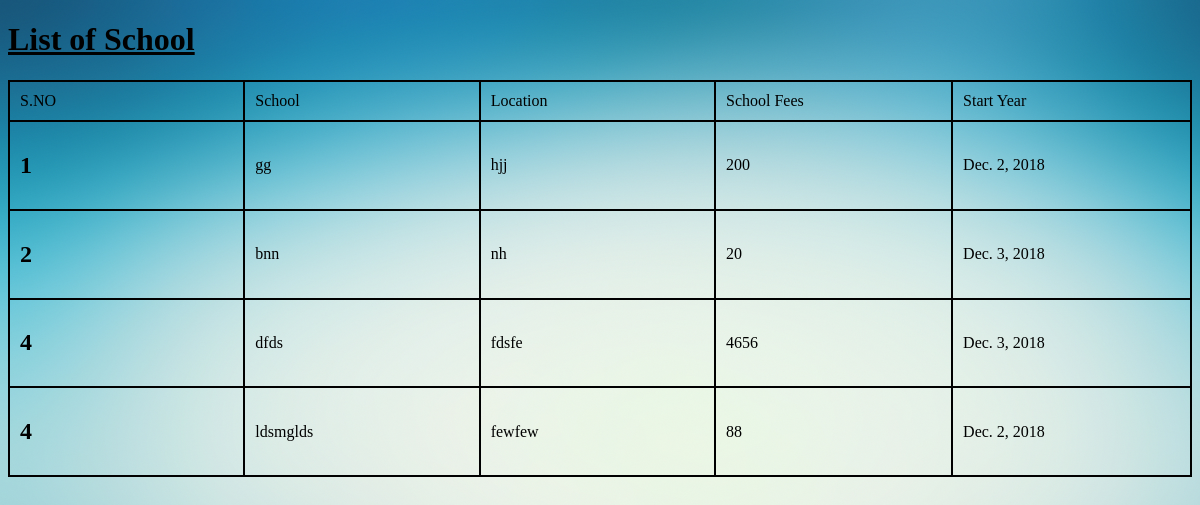
Page /table/ on the earlier database version.
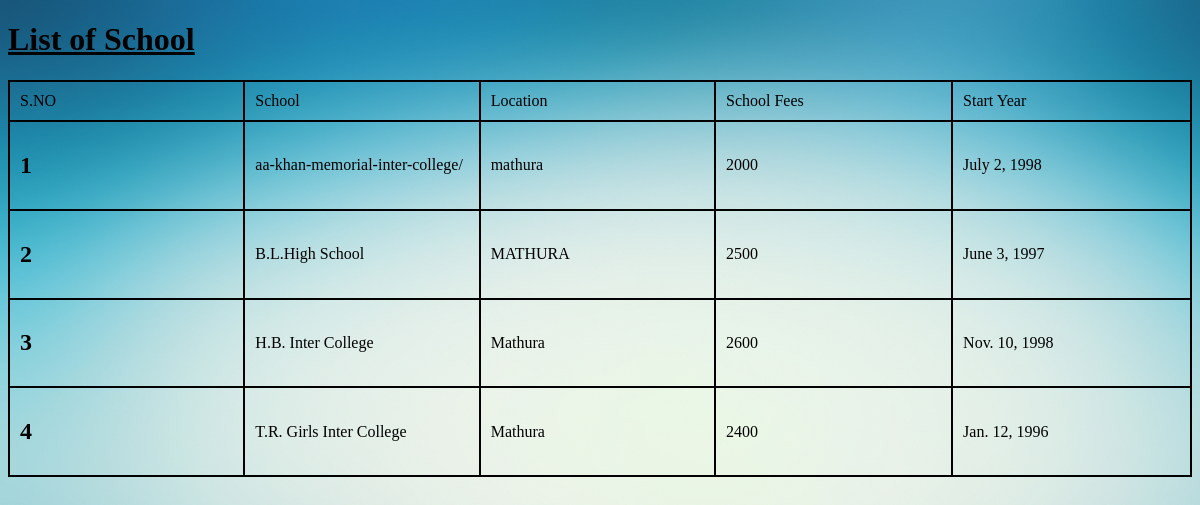
Same page on the later database version.
### table/models.py (models this page shows, shortened)
class Table(models.Model):
    no= models.IntegerField(max_length=3,blank=True,null=True)
    School = models.CharField(max_length=500,blank=True,null=True)
    Location = models.TextField(blank=True,null=True)
    SchoolFee = models.IntegerField(blank=True,null=True)
    StartYear = models.DateField(blank=True,null=True)

### table/views.py (the view)
def table11(request):
    table=Table.objects.all().order_by()
    return render(request,'table/table11.html', { 'table': table })

### table/templates/table/table11.html (shortened to what this page needs)
{% load static from staticfiles %}
<!DOCTYPE html>
<html>
<head>
</head>
<body>
<h1><u><a name="list"></a>List of School</u></h1>
<table style="height: 139px;" width="587">
<tbody>
<tr>
<td style="width: 110px;">S.NO</td>
<td style="width: 110px;">School</td>
<td style="width: 110px;">Location</td>
<td style="width: 111px;">School Fees</td>
<td style="width: 112px;">Start Year</td>
</tr>
<div class="table">
  {% for a in table %}
    <div class="a">
<tr>
<td style="width: 110px;"><h2> {{a.no}}</h2></td>
<td style="width: 110px;"><p>{{a.School}}</p>
</td>
<td style="width: 110px;"><p> {{a.Location}}</p></td>
<td style="width: 111px;"><p>{{a.SchoolFee}}</p></td>
<td style="width: 112px;"><p>{{a.StartYear}}</p></td>
</tr>
{% endfor %}
</div>
</div>
</tbody>
</table>
<br><br><br><br><br>
</body>
</html>

Differences in the rows shown:
removed Table: no "1", School "gg", Location "hjj", SchoolFee "200", StartYear "Dec. 2, 2018"
removed Table: no "2", School "bnn", Location "nh", SchoolFee "20", StartYear "Dec. 3, 2018"
removed Table: no "4", School "dfds", Location "fdsfe", SchoolFee "4656", StartYear "Dec. 3, 2018"
removed Table: no "4", School "ldsmglds", Location "fewfew", SchoolFee "88", StartYear "Dec. 2, 2018"
added Table: no "1", School "aa-khan-memorial-inter-college/", Location "mathura", SchoolFee "2000", StartYear "July 2, 1998"
added Table: no "2", School "B.L.High School", Location "MATHURA", SchoolFee "2500", StartYear "June 3, 1997"
added Table: no "3", School "H.B. Inter College", Location "Mathura", SchoolFee "2600", StartYear "Nov. 10, 1998"
added Table: no "4", School "T.R. Girls Inter College", Location "Mathura", SchoolFee "2400", StartYear "Jan. 12, 1996"
